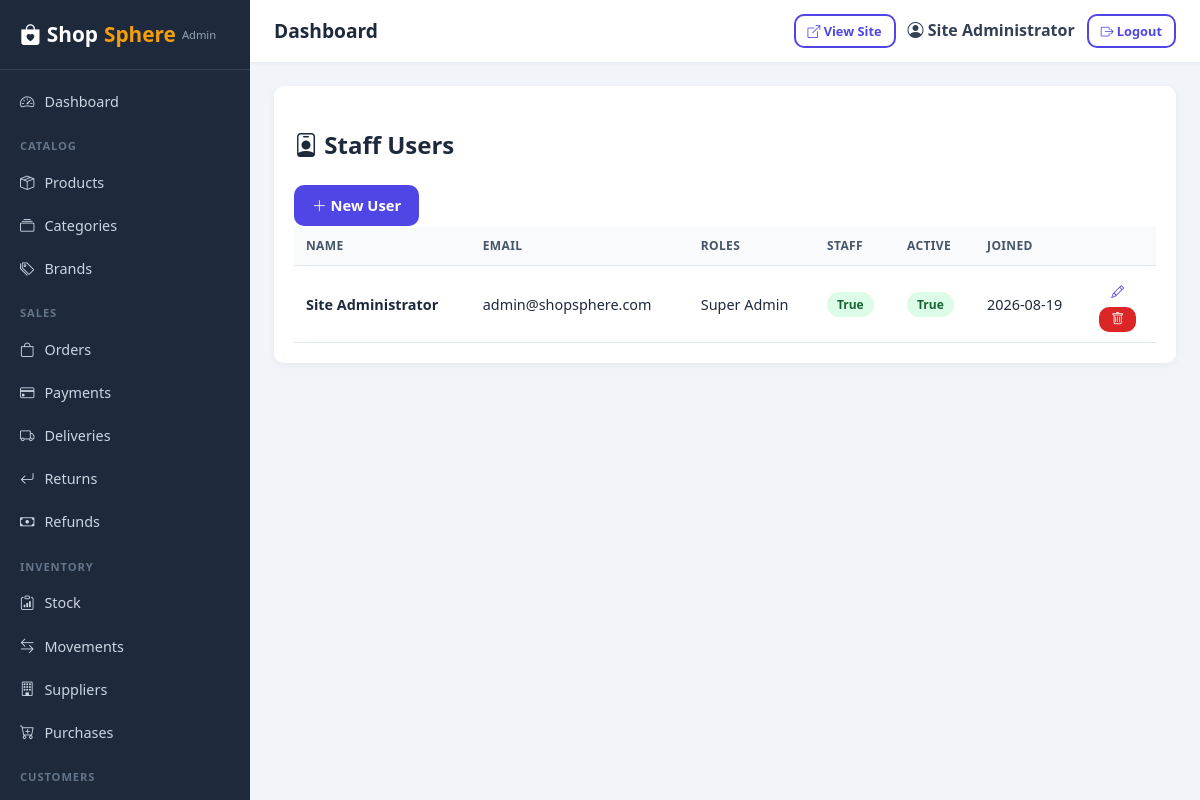
/admin/users (signed in), run on an earlier commit of the app's database.
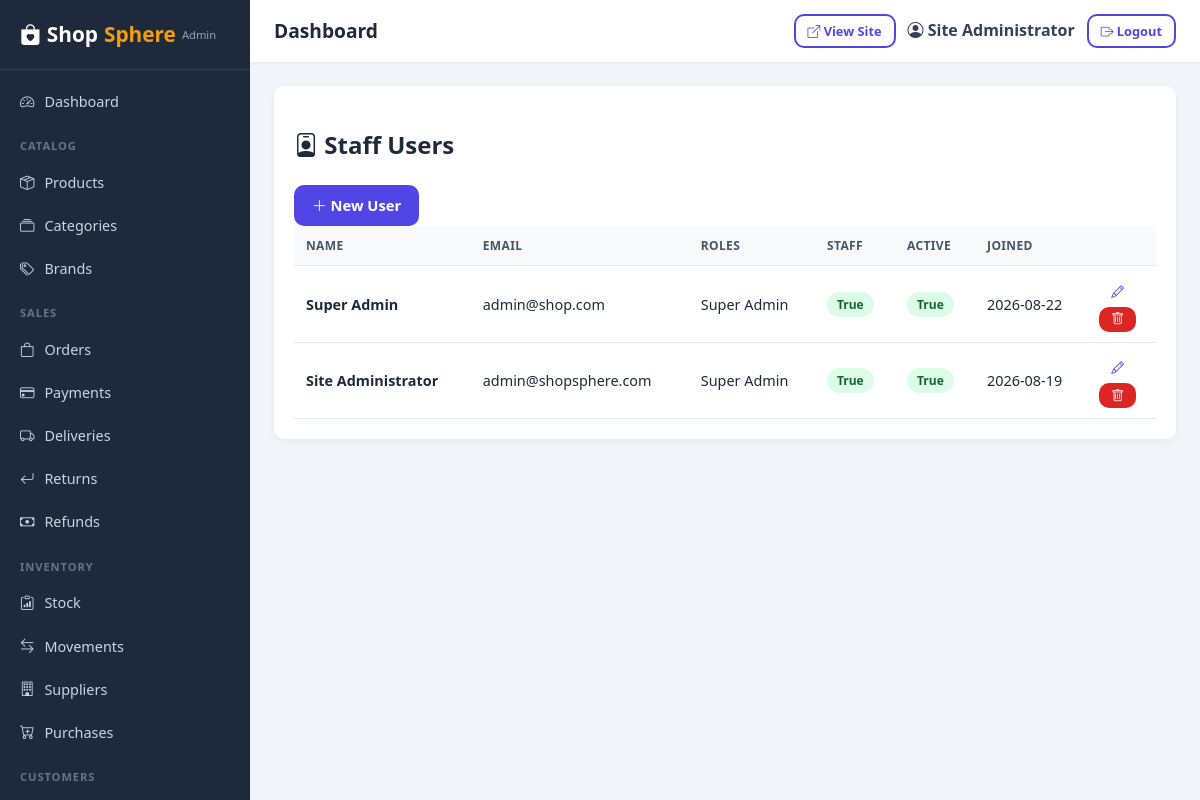
And on a later commit of the database.
### app/models/user.py (models this page shows, shortened)
class User(UserMixin, db.Model):
    __tablename__ = 'users'
    id = db.Column(db.Integer, primary_key=True)
    full_name = db.Column(db.String(120), nullable=False)
    email = db.Column(db.String(120), unique=True, nullable=False, index=True)
    phone = db.Column(db.String(30), nullable=True, index=True)
    password_hash = db.Column(db.String(255), nullable=False)
    avatar = db.Column(db.String(255), nullable=True)
    is_active = db.Column(db.Boolean, default=True)
    is_verified = db.Column(db.Boolean, default=False)
    is_staff = db.Column(db.Boolean, default=False)
    last_login = db.Column(db.DateTime)
    reset_token = db.Column(db.String(100), nullable=True)
    reset_token_expires = db.Column(db.DateTime)
    created_at = db.Column(db.DateTime, default=datetime.utcnow)
    updated_at = db.Column(db.DateTime, default=datetime.utcnow, onupdate=datetime.utcnow)
    roles = db.relationship('Role', secondary=user_roles, back_populates='users', lazy='selectin')
    addresses = db.relationship('Address', backref='customer', lazy='dynamic', cascade='all, delete-orphan')
    orders = db.relationship('Order', backref='customer', lazy='dynamic', foreign_keys='Order.customer_id')
    reviews = db.relationship('Review', backref='customer', lazy='dynamic', foreign_keys='Review.customer_id')
    return_requests = db.relationship('ReturnRequest', backref='customer', lazy='dynamic', foreign_keys='ReturnRequest.customer_id')
    support_tickets = db.relationship('SupportTicket', backref='customer', lazy='dynamic', foreign_keys='SupportTicket.customer_id')
    notifications = db.relationship('Notification', backref='user', lazy='dynamic', cascade='all, delete-orphan')
    loyalty_transactions = db.relationship('LoyaltyTransaction', backref='user', lazy='dynamic', cascade='all, delete-orphan')
    def has_role(self, role_name):
        return any(r.name == role_name for r in self.roles)
    def has_permission(self, perm_name):
        if self.has_role('Super Admin'):
            return True
        for r in self.roles:
            for p in r.permissions:
                if p.name == perm_name:
                    return True
        return False
    @property
    def display_roles(self):
        return ', '.join(r.name for r in self.roles) if self.roles else ('Customer' if not self.is_staff else 'Staff')

class Role(db.Model):
    __tablename__ = 'roles'
    id = db.Column(db.Integer, primary_key=True)
    name = db.Column(db.String(60), unique=True, nullable=False)
    description = db.Column(db.String(255))
    created_at = db.Column(db.DateTime, default=datetime.utcnow)
    permissions = db.relationship('Permission', backref='role', lazy='joined')
    users = db.relationship('User', secondary=user_roles, back_populates='roles', lazy='selectin')

### app/routes/admin.py (the view)
@admin_bp.route('/users')
@permission_required('manage_users')
def users():
    users = User.query.order_by(desc(User.created_at)).all()
    return render_template('admin/users.html', users=users)

### app/utils/helpers.py (called while the page is built)
def settings_value(key, default=None):
    from app.models.content import Setting
    cached = getattr(current_app, '_settings_cache', None)
    if cached is None:
        cached = {s.key: s.value for s in Setting.query.all()}
        current_app._settings_cache = cached
    return cached.get(key, default)

### app/templates/admin/users.html (shortened to what this page needs)
{% extends "admin/base.html" %}
{% block content %}
<div class="admin-panel">
  <div class="admin-panel-head">
    <h2><i class="bi bi-person-badge"></i> Staff Users</h2>
    <a href="{{ url_for('admin.user_new') }}" class="btn btn-primary"><i class="bi bi-plus-lg"></i> New User</a>
  </div>
  <table class="admin-table">
    <thead><tr><th>Name</th><th>Email</th><th>Roles</th><th>Staff</th><th>Active</th><th>Joined</th><th></th></tr></thead>
    <tbody>
      {% for u in users %}
      <tr>
        <td><strong>{{ u.full_name }}</strong></td>
        <td>{{ u.email }}</td>
        <td>{{ u.display_roles }}</td>
        <td><span class="badge bg-{{ 'success' if u.is_staff else 'secondary' }}">{{ u.is_staff }}</span></td>
        <td><span class="badge bg-{{ 'success' if u.is_active else 'danger' }}">{{ u.is_active }}</span></td>
        <td>{{ u.created_at.strftime('%Y-%m-%d') }}</td>
        <td class="text-end">
          <a href="{{ url_for('admin.user_edit', user_id=u.id) }}" class="btn btn-sm btn-light"><i class="bi bi-pencil"></i></a>
          <form method="POST" action="{{ url_for('admin.user_delete', user_id=u.id) }}" class="d-inline">
            <button class="btn btn-sm btn-danger" onclick="return confirm('Delete user?')"><i class="bi bi-trash"></i></button>
          </form>
        </td>
      </tr>
      {% else %}
      <tr><td colspan="7" class="text-center text-muted">No users.</td></tr>
      {% endfor %}
    </tbody>
  </table>
</div>
{% endblock %}

### app/templates/admin/base.html (shortened to what this page needs)
<!DOCTYPE html>
<html lang="en">
<head>
  <link rel="stylesheet" href="{{ url_for('static', filename='css/style.css') }}">
  <link rel="stylesheet" href="{{ url_for('static', filename='css/admin.css') }}">
  <link rel="stylesheet" href="https://cdn.jsdelivr.net/npm/bootstrap-icons@1.11.1/font/bootstrap-icons.css">
</head>
<body class="admin-body">
  <div class="admin-layout">
    <aside class="admin-sidebar">
      <div class="admin-logo">
        <a href="{{ url_for('admin.dashboard') }}"><i class="bi bi-bag-heart-fill"></i> Shop<span>Sphere</span> <small>Admin</small></a>
      </div>
      <nav class="admin-nav">
        <a href="{{ url_for('admin.dashboard') }}" class="{{ 'active' if request.endpoint == 'admin.dashboard' }}"><i class="bi bi-speedometer2"></i> Dashboard</a>
        <div class="nav-group">Catalog</div>
        <a href="{{ url_for('admin.products') }}" class="{{ 'active' if 'product' in request.endpoint }}"><i class="bi bi-box-seam"></i> Products</a>
        <a href="{{ url_for('admin.categories') }}" class="{{ 'active' if request.endpoint == 'admin.categories' }}"><i class="bi bi-collection"></i> Categories</a>
        <a href="{{ url_for('admin.brands') }}" class="{{ 'active' if request.endpoint == 'admin.brands' }}"><i class="bi bi-tags"></i> Brands</a>
        <div class="nav-group">Sales</div>
        <a href="{{ url_for('admin.orders') }}" class="{{ 'active' if request.endpoint == 'admin.orders' }}"><i class="bi bi-bag"></i> Orders</a>
        <a href="{{ url_for('admin.payments') }}" class="{{ 'active' if request.endpoint == 'admin.payments' }}"><i class="bi bi-credit-card"></i> Payments</a>
        <a href="{{ url_for('admin.deliveries') }}" class="{{ 'active' if request.endpoint == 'admin.deliveries' }}"><i class="bi bi-truck"></i> Deliveries</a>
        <a href="{{ url_for('admin.returns') }}" class="{{ 'active' if request.endpoint == 'admin.returns' }}"><i class="bi bi-arrow-return-left"></i> Returns</a>
        <a href="{{ url_for('admin.refunds') }}" class="{{ 'active' if request.endpoint == 'admin.refunds' }}"><i class="bi bi-cash"></i> Refunds</a>
        <div class="nav-group">Inventory</div>
        <a href="{{ url_for('admin.inventory') }}" class="{{ 'active' if request.endpoint == 'admin.inventory' }}"><i class="bi bi-clipboard-data"></i> Stock</a>
        <a href="{{ url_for('admin.inventory_movements') }}" class="{{ 'active' if request.endpoint == 'admin.inventory_movements' }}"><i class="bi bi-arrow-left-right"></i> Movements</a>
        <a href="{{ url_for('admin.suppliers') }}" class="{{ 'active' if request.endpoint == 'admin.suppliers' }}"><i class="bi bi-building"></i> Suppliers</a>
        <a href="{{ url_for('admin.purchases') }}" class="{{ 'active' if request.endpoint == 'admin.purchases' }}"><i class="bi bi-cart-plus"></i> Purchases</a>
        <div class="nav-group">Customers</div>
        <a href="{{ url_for('admin.customers') }}" class="{{ 'active' if request.endpoint == 'admin.customers' }}"> Customers</a>
      </nav>
    </aside>
    <div class="admin-main">
      <header class="admin-header">
        <div class="admin-header-left">
          <span class="admin-page-title">{% block page_title %}Dashboard{% endblock %}</span>
        </div>
        <div class="admin-header-right">
          <a href="{{ url_for('main.home') }}" target="_blank" class="btn btn-outline btn-sm"><i class="bi bi-box-arrow-up-right"></i> View Site</a>
          <span class="admin-user"><i class="bi bi-person-circle"></i> {{ current_user.full_name }}</span>
          <a href="{{ url_for('auth.logout') }}" class="btn btn-outline btn-sm"><i class="bi bi-box-arrow-right"></i> Logout</a>
        </div>
      </header>
      <div class="admin-content">
        {% block content %}{% endblock %}
      </div>
    </div>
  </div>
</body>
</html>

### app/static/css/style.css (style rules this page uses)
:root { --primary: #4f46e5; --primary-dark: #4338ca; --secondary: #0ea5e9; --accent: #f59e0b; --success: #16a34a; --danger: #dc2626; --warning: #d97706; --dark: #1e293b; --light: #f8fafc; --muted: #64748b; --border: #e2e8f0; --radius: 10px; --shadow: 0 2px 12px rgba(0, 0, 0, .08); }
* { box-sizing: border-box; }
body { font-family: 'Segoe UI', system-ui, -apple-system, sans-serif; color: var(--dark); background: #f4f6fb; margin: 0; line-height: 1.6; }
a { color: var(--primary); text-decoration: none; }
.btn { display: inline-block; padding: 9px 18px; border-radius: var(--radius); border: none; font-weight: 600; cursor: pointer; font-size: .92rem; transition: all .15s; text-align: center; }
.btn-primary { background: var(--primary); color: #fff; }
.btn-danger { background: var(--danger); color: #fff; }
.btn-outline { background: transparent; border: 2px solid var(--primary); color: var(--primary); }
.btn-sm { padding: 5px 12px; font-size: .8rem; }
.badge { display: inline-block; padding: 3px 10px; border-radius: 20px; font-size: .75rem; font-weight: 600; }
.bg-success { background: #dcfce7; color: #166534; }

### app/static/css/admin.css (style rules this page uses)
.admin-body { background: #f1f5f9; margin: 0; }
.admin-layout { display: flex; min-height: 100vh; }
.admin-sidebar { width: 250px; background: #1e293b; color: #cbd5e1; position: fixed; top: 0; left: 0; bottom: 0; overflow-y: auto; transition: transform .2s; z-index: 1000; }
.admin-logo { padding: 18px 20px; border-bottom: 1px solid #334155; }
.admin-logo a { color: #fff; font-size: 1.3rem; font-weight: 800; display: flex; align-items: center; gap: 6px; }
.admin-logo a span { color: #f59e0b; }
.admin-logo small { font-size: .7rem; color: #94a3b8; font-weight: 500; }
.admin-nav { padding: 10px 0; }
.admin-nav a { display: flex; align-items: center; gap: 10px; padding: 10px 20px; color: #cbd5e1; font-size: .9rem; font-weight: 500; }
.admin-nav .nav-group { padding: 14px 20px 6px; font-size: .7rem; text-transform: uppercase; letter-spacing: .08em; color: #64748b; font-weight: 700; }
.admin-main { flex: 1; margin-left: 250px; display: flex; flex-direction: column; }
.admin-header { background: #fff; padding: 14px 24px; display: flex; justify-content: space-between; align-items: center; box-shadow: 0 1px 4px rgba(0, 0, 0, .06); position: sticky; top: 0; z-index: 100; }
.admin-header-left { display: flex; align-items: center; gap: 14px; }
.admin-page-title { font-size: 1.2rem; font-weight: 700; color: #1e293b; }
.admin-header-right { display: flex; align-items: center; gap: 12px; }
.admin-user { font-weight: 600; color: #334155; }
.admin-content { padding: 24px; }
.admin-panel { background: #fff; border-radius: 10px; box-shadow: 0 2px 8px rgba(0, 0, 0, .05); padding: 20px; margin-bottom: 20px; }
.admin-table { width: 100%; border-collapse: collapse; }
.admin-table th, .admin-table td { padding: 10px 12px; text-align: left; border-bottom: 1px solid #e2e8f0; font-size: .9rem; }
.admin-table th { background: #f8fafc; font-weight: 600; color: #475569; text-transform: uppercase; font-size: .75rem; letter-spacing: .03em; }

What changed in the data, as far as the page shows it:
added User: full_name "Super Admin", email "admin@shop.com", display_roles "Super Admin", is_staff "True", is_active "True", created_at "2026-08-22"
